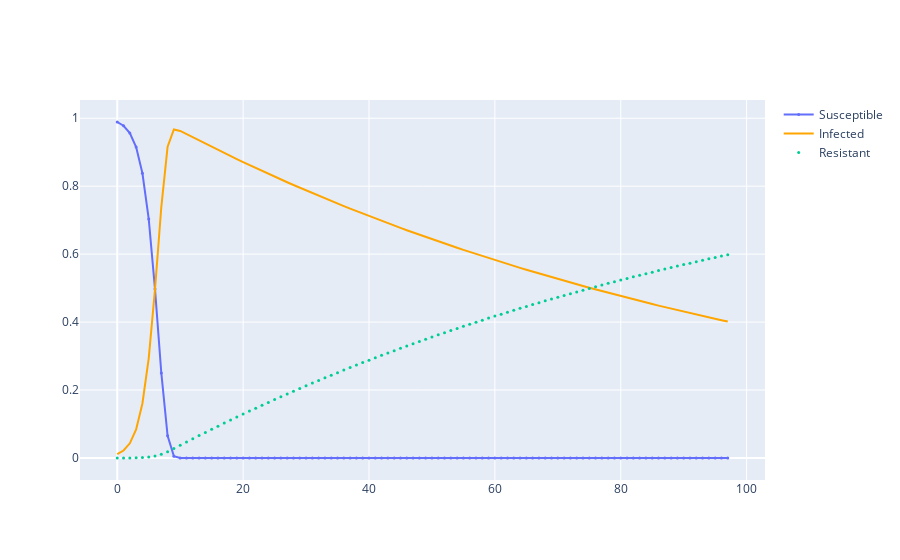
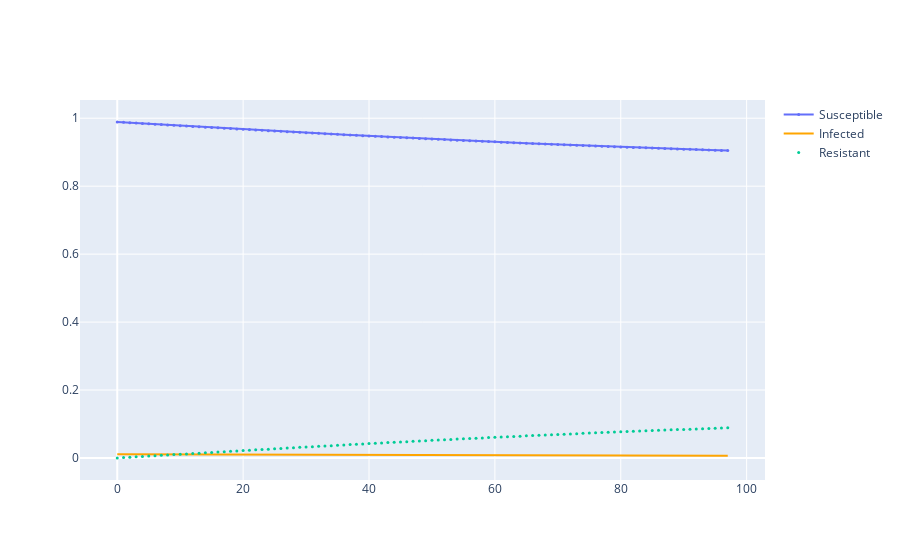

The notebook cell these images were saved under, in order:
### Markdown cell above
Unit 2 Question 2

### Code cell
def plot_simulation(tc, tr):
    system = make_system(1/tc, 1/tr)
    S, I, R = run_simulation(system, update_func)
    
    fig = make_subplots(rows=1, cols=1)

    time = []
    Sval = []
    Ival = []
    Rval = []

    for t in range(7*14):  
        Sval.append(S[t])
        Ival.append(I[t])
        Rval.append(R[t])
        time.append(t)
        
    fig.add_trace(go.Scatter(x=time, y=Sval, mode = "lines+markers", name = "Susceptible"),
        row=1, col=1)

    fig.add_trace(go.Scatter(x=time, y=Ival, name = "Infected", marker_color = "orange"),
        row=1, col=1)

    fig.add_trace(go.Scatter(x=time, y=Rval, mode = "markers", name = "Resistant"),
        row=1, col=1)

    fig.update_traces(marker_size=3)

    fig.show()
    
    return
plot_simulation(1,100)
plot_simulation(10,10)
